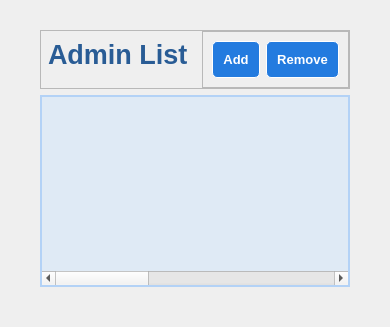
            <widget class="QWidget" name="adminPage">
             <layout class="QVBoxLayout" name="verticalLayout_9">
              <property name="leftMargin">
               <number>40</number>
              </property>
              <property name="topMargin">
               <number>30</number>
              </property>
              <property name="rightMargin">
               <number>40</number>
              </property>
              <property name="bottomMargin">
               <number>40</number>
              </property>
              <item>
               <widget class="QFrame" name="frame_6">
                <property name="minimumSize">
                 <size>
                  <width>0</width>
                  <height>20</height>
                 </size>
                </property>
                <property name="styleSheet">
                 <string notr="true">#adminListAdd, #adminListRemove {
	padding: 10px;
	background-color: rgb(35, 123, 223);
	border: 1px solid white;
	border-radius: 5px;
	color: white;
}</string>
                </property>
                <property name="frameShape">
                 <enum>QFrame::StyledPanel</enum>
                </property>
                <property name="frameShadow">
                 <enum>QFrame::Raised</enum>
                </property>
                <layout class="QHBoxLayout" name="horizontalLayout_11">
                 <property name="leftMargin">
                  <number>0</number>
                 </property>
                 <property name="topMargin">
                  <number>0</number>
                 </property>
                 <property name="rightMargin">
                  <number>0</number>
                 </property>
                 <property name="bottomMargin">
                  <number>0</number>
                 </property>
                 <item>
                  <widget class="QLabel" name="adminPageLabel">
                   <property name="font">
                    <font>
                     <family>Segoe UI</family>
                     <pointsize>20</pointsize>
                     <weight>75</weight>
                     <bold>true</bold>
                    </font>
                   </property>
                   <property name="styleSheet">
                    <string notr="true">color: rgb(41, 92, 149);
margin-bottom: 10px;</string>
                   </property>
                   <property name="text">
                    <string>Admin List</string>
                   </property>
                  </widget>
                 </item>
                 <item alignment="Qt::AlignRight">
                  <widget class="QFrame" name="frame_7">
                   <property name="frameShape">
                    <enum>QFrame::StyledPanel</enum>
                   </property>
                   <property name="frameShadow">
                    <enum>QFrame::Raised</enum>
                   </property>
                   <layout class="QHBoxLayout" name="horizontalLayout_10">
                    <item>
                     <widget class="QPushButton" name="adminListAdd">
                      <property name="font">
                       <font>
                        <family>Segoe UI</family>
                        <pointsize>10</pointsize>
                        <weight>75</weight>
                        <bold>true</bold>
                       </font>
                      </property>
                      <property name="cursor">
                       <cursorShape>PointingHandCursor</cursorShape>
                      </property>
                      <property name="text">
                       <string>Add</string>
                      </property>
                     </widget>
                    </item>
                    <item>
                     <widget class="QPushButton" name="adminListRemove">
                      <property name="font">
                       <font>
                        <family>Segoe UI</family>
                        <pointsize>10</pointsize>
                        <weight>75</weight>
                        <bold>true</bold>
                       </font>
                      </property>
                      <property name="cursor">
                       <cursorShape>PointingHandCursor</cursorShape>
                      </property>
                      <property name="text">
                       <string>Remove</string>
                      </property>
                     </widget>
                    </item>
                   </layout>
                  </widget>
                 </item>
                </layout>
               </widget>
              </item>
              <item>
               <widget class="QTableWidget" name="adminTable">
                <property name="font">
                 <font>
                  <pointsize>10</pointsize>
                 </font>
                </property>
                <property name="contextMenuPolicy">
                 <enum>Qt::NoContextMenu</enum>
                </property>
                <property name="styleSheet">
                 <string notr="true">QHeaderView::section {
    background-color: rgb(55, 120, 198);
	color: white;
	padding: 5px;
    border: 1px solid #fffff8;
    font-size: 12pt;
	font-weight: bold;
}

QTableWidget {
	gridline-color: white;
	background-color: rgba(200, 226, 255, 100);
	alternate-background-color:rgba(61, 141, 232, 100);
}

QTableView {
	background-color: rgba(200, 226, 255, 100);
	border: 2px solid rgb(179, 210, 246);
}
</string>
                </property>
                <property name="editTriggers">
                 <set>QAbstractItemView::NoEditTriggers</set>
                </property>
                <property name="alternatingRowColors">
                 <bool>true</bool>
                </property>
                <property name="showGrid">
                 <bool>true</bool>
                </property>
                <attribute name="horizontalHeaderVisible">
                 <bool>false</bool>
                </attribute>
                <attribute name="horizontalHeaderCascadingSectionResizes">
                 <bool>false</bool>
                </attribute>
                <attribute name="horizontalHeaderMinimumSectionSize">
                 <number>50</number>
                </attribute>
                <attribute name="horizontalHeaderDefaultSectionSize">
                 <number>200</number>
                </attribute>
                <attribute name="horizontalHeaderHighlightSections">
                 <bool>true</bool>
                </attribute>
                <attribute name="horizontalHeaderShowSortIndicator" stdset="0">
                 <bool>false</bool>
                </attribute>
                <attribute name="verticalHeaderVisible">
                 <bool>false</bool>
                </attribute>
                <attribute name="verticalHeaderCascadingSectionResizes">
                 <bool>false</bool>
                </attribute>
                <column>
                 <property name="text">
                  <string>ID</string>
                 </property>
                </column>
                <column>
                 <property name="text">
                  <string>Name</string>
                 </property>
                </column>
                <column>
                 <property name="text">
                  <string>Department</string>
                 </property>
                </column>
               </widget>
              </item>
             </layout>
            </widget>
